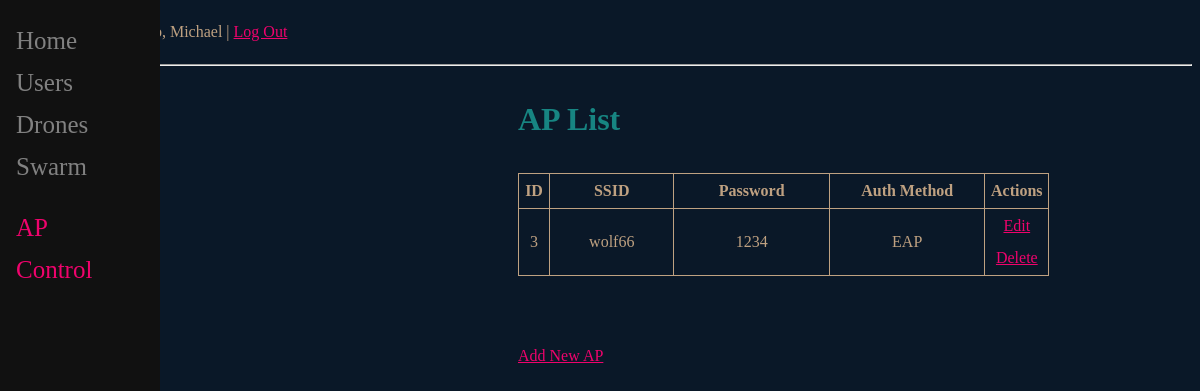
Page /ap_list (signed in) on the committed database.
### main/models.py (models this page shows, shortened)
class CustomUser(AbstractBaseUser):
    username = models.CharField(max_length=32, unique=True)
    email = models.EmailField(_("email address"),max_length=64, unique=True)
    date_joined=models.DateTimeField("dateJoined", default=timezone.now)
    last_login: DateTimeField = models.DateTimeField("lastLogin",auto_now=True)
    is_super_user = models.BooleanField(default=False)
    is_user = models.BooleanField(default=False)
    is_active = models.BooleanField(default=True)
    is_staff = models.BooleanField(default=False)
    is_admin = models.BooleanField(default=False)
    objects = MyAccountManager()
    USERNAME_FIELD = 'email'  # comment this if i want to use username
    REQUIRED_FIELDS = ['username']

class AP(models.Model):
    SSID=models.fields.CharField(max_length=32,unique=True)
    password=models.fields.CharField(max_length=32, default='1234')
    AuthMethod=models.fields.CharField(max_length=16, default='EAP')
    CreatedAt = models.DateTimeField("datePublished", default=timezone.now)
    UpdatedAt = models.DateTimeField("dateUpdated", auto_now=True)
    UpdatedBy = models.CharField(max_length=32, default="User")

### main/views.py (the view)
# urls.py: path('ap_list', ap_list, name='ap_list'),
def ap_list(request):
    ap = AP.objects.all()
    return render(request, 'main/ap_list.html', {'ap': ap })

### templates/main/ap_list.html (shortened to what this page needs)
{% extends 'main/base.html' %}
{% block content %}
<h1>AP List</h1>
<body>
    <table  style="width:80%; border: 1px solid; border-collapse: collapse">
        <thead>
            <tr style="border: 1px solid; text-align: center;">
                <th>ID</th>
                <th style="width:5%; border: 1px solid; ">SSID</th>
                <th style="width:20%; border: 1px solid;">Password</th>
                <th style="width:25%; border: 1px solid;">Auth Method</th>
                <th style="width:10%; border: 1px solid;">Actions</th>
            </tr>
        </thead>
        <tbody>
    {% for ap in ap %}
            <tr style="border: 1px solid; text-align: center;">
                <td style="width:5%; border: 1px solid; text-align: center; ">{{ ap.id }}</td>
                <td style="width:20%; border: 1px solid; text-align: center; ">{{ ap.SSID }}</td>
                <td style="width:25%; border: 1px solid; text-align: center; ">{{ ap.password }}</td>
                <td style="width:20%; border: 1px solid; text-align: center; ">{{ ap.AuthMethod }}</td>
                <td>
                    <a style="width:10%" href="/ap_edit/{{ ap.id }}"><span>Edit</span></a>
                    <a style="width:10%" href="/ap_delete/{{ ap.id }}">Delete</a>
                </td>
            </tr>
        {% endfor %}
        </tbody>
    </table>
    <br>
    <br>
    <a href="{%url 'ap_add' %}" class="btn btn-outline-secondary btn-sm"><span>Add New AP</span></a>
</body>
{% endblock %}

### templates/main/base.html (shortened to what this page needs)
<!DOCTYPE html>
<html lang="en">
    <head>
        {% if request.user.is_authenticated %}
            <p style="margin-left:10%;">Hello, {{ request.user.username}}   | <a href="{% url 'logout' %}">Log Out</a></p>
        {% else %}
            <p style="margin-left:10%;">Hello, {{ user.username|default:'Guest' }}!  <a href="{% url 'user_add' %}">Register</a> | <a href="{% url 'login' %}">Login</a></p>
        {% endif %}
        <hr>
    </head>
    <body>
        <div class="sidenav">
            <a href="/">Home</a>
            <a href="/user_list">Users</a>
            <a href="/drone_list">Drones</a>
            <a href="/swarm_list">Swarm</a>
            <br>
            <a style="color: #EF036C;" href="/ap_list">AP</a>
            <a style="color: #EF036C;" href="/control">Control</a>
	    </div>
        <div id="content" class="main">
            {% block content %}
            {% endblock %}
        </div>
    </body>
</html>

### templates/main/base.html (style rules this page uses)
body { background-color: #0A1828; color: #BFA181; background-image: url('static/drone3.png'); background-attachment:fixed; background-position:center bottom; background-size: 50%; background-repeat: no-repeat; line-height: 2.0; ) }
a { color: #EF036C; }
h1 { color: #178582; }
.sidenav { height:100%; width:160px; position: fixed; z-index:1; top:0; left:0; background-color:#111; overflow-x: :hidden; padding-top:20px; line-height: 1.2; }
.sidenav a { padding:6px 8px 6px 16px; text-decoration: none; font-size:25px; color: #818181; display:block; }

### rows in the picture
CustomUser: user.username "Michael"
AP: id "3", SSID "wolf66", password "1234", AuthMethod "EAP"
